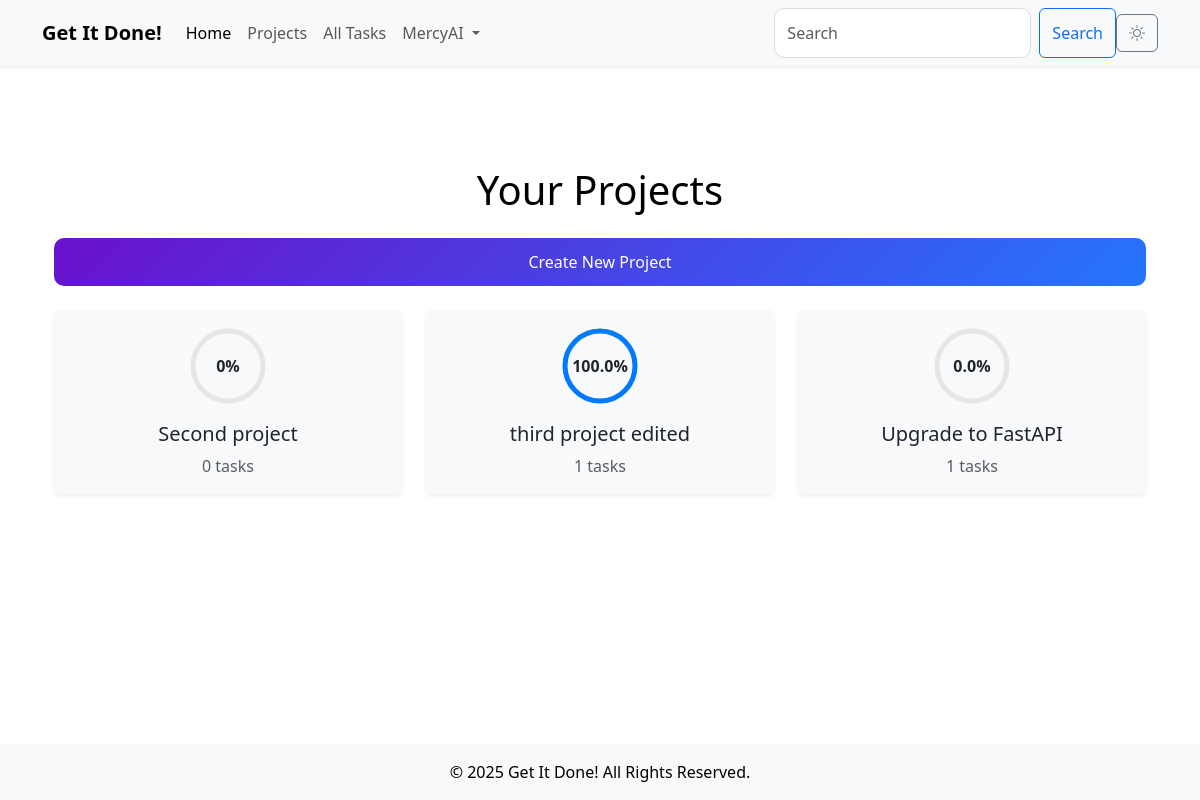
The page /projects (signed in) on the database its author committed.
### models.py (models this page shows, shortened)
class User(db.Model, UserMixin):
    id = db.Column(db.Integer, primary_key=True)
    username = db.Column(db.String(80), unique=True, nullable=False)
    email = db.Column(db.String(120), unique=True, nullable=False, index=True)
    password = db.Column(db.String(200), nullable=False)
    created_at = db.Column(db.DateTime, default=db.func.current_timestamp())
    updated_at = db.Column(db.DateTime, default=db.func.current_timestamp(), onupdate=db.func.current_timestamp())
    tasks = db.relationship('Task', backref='user', lazy='select')

class Project(db.Model):
    id = db.Column(db.Integer, primary_key=True)
    name = db.Column(db.String(200), nullable=False, unique=True)
    description = db.Column(db.Text, nullable=True)
    deadline = db.Column(db.DateTime, nullable=True)
    created_at = db.Column(db.DateTime, default=db.func.current_timestamp())
    updated_at = db.Column(db.DateTime, default=db.func.current_timestamp(), onupdate=db.func.current_timestamp())
    owner_id = db.Column(db.Integer, db.ForeignKey('user.id'), nullable=False, index=True)  # Project owner
    owner = db.relationship('User', backref='projects')  # Link to the User model
    tasks = db.relationship('Task', backref='project', lazy='select')  # Link to the Task model

### main.py (the view)
@app.route('/projects', methods=['GET'])
@login_required
def projects():
    projects = Project.query.filter_by(owner_id=current_user.id).all()
    for project in projects:
        project.tasks = Task.query.filter_by(project_id=project.id).all()
    serialized_projects = [serialize_project(project) for project in projects]
    return render_template(
        'projects.html',
        projects=projects,
        serialized_projects=serialized_projects,
        form=BaseForm(),
        TaskStatus=TaskStatus
    )

### main.py
class BaseForm(FlaskForm):
    pass    #Create an instance of the form class in every route that requires CSRF protection ie form = BaseForm()

### main.py (called while the page is built)
@login_manager.user_loader
def load_user(user_id):
    return User.query.get(int(user_id))

def serialize_project(project):
    return {
        "id": project.id,
        "name": project.name,
        "tasks": [
            {
                "id": task.id,
                "title": task.title,
                "status": task.status.value,
                "due_date": task.due_date.strftime('%Y-%m-%d') if task.due_date else None
            }
            for task in project.tasks
        ]
    }

### templates/projects.html (shortened to what this page needs)
{% extends 'base.html' %}
{% block content %}
<div class="container mt-5">
    <h1 class="text-center mb-4">Your Projects</h1>
    <div class="text-end mb-4">
        <a href="{{ url_for('add_project') }}" class="btn btn-primary">Create New Project</a>
    </div>
    {% if projects|length > 0 %}
    <div class="row g-4">
        {% for project in projects %}
        <div class="col-md-4">
            <div class="card shadow-sm border-0 project-card" onclick="openProjectDetails({{ project.id }})">
                <div class="card-body text-center">
                    <div class="progress-ring mb-3">
                        {% set completed_tasks = project.tasks|selectattr('status', 'equalto', TaskStatus.Done)|list %}
                        {% set total_tasks = project.tasks|length %}
                        {% set progress = (completed_tasks|length / total_tasks * 100) if total_tasks > 0 else 0 %}
                        <svg class="progress-ring-svg" width="80" height="80">
                            <circle class="progress-ring-bg" cx="40" cy="40" r="35"></circle>
                            <circle class="progress-ring-fg" cx="40" cy="40" r="35" style="stroke-dasharray: 220; stroke-dashoffset: {{ 220 - (progress / 100 * 220) }};"></circle>
                        </svg>
                        <div class="progress-ring-text">{{ progress|round(0) }}%</div>
                    </div>
                    <h5 class="card-title">{{ project.name }}</h5>
                    <p class="card-text text-muted">{{ total_tasks }} tasks</p>
                </div>
            </div>
        </div>
        {% endfor %}
    </div>
    {% else %}
    <div class="alert alert-info text-center" role="alert">
        No projects available. Start by creating a new project!
    </div>
    {% endif %}
</div>
{% endblock %}

### templates/base.html (shortened to what this page needs)
<!DOCTYPE html>
<html lang="en">
<head>
    <link href="https://cdn.jsdelivr.net/npm/bootstrap@5.3.0/dist/css/bootstrap.min.css" rel="stylesheet">
    <link rel="stylesheet" href="{{ url_for('static', filename='css/style.css') }}">
    <link rel="stylesheet" href="https://cdnjs.cloudflare.com/ajax/libs/font-awesome/6.0.0-beta3/css/all.min.css">
    <link rel="stylesheet" href="https://cdn.jsdelivr.net/npm/bootstrap-icons@1.5.0/font/bootstrap-icons.css">
</head>
<body class="d-flex flex-column min-vh-100">
    <nav class="navbar navbar-expand-lg navbar-light bg-light fixed-top shadow-sm">
        <div class="container">
            <a class="navbar-brand fw-bold" href="{{ url_for('index') }}">Get It Done!</a>
            <div class="collapse navbar-collapse" id="navbarNav">
                <ul class="navbar-nav me-auto">
                    <li class="nav-item">
                        <a class="nav-link active" href="{{ url_for('index') }}">Home</a>
                    </li>
                    <li class="nav-item">
                        <a class="nav-link" href="{{ url_for('projects') }}">Projects</a>
                    </li>
                    <li class="nav-item">
                        <a class="nav-link" href="{{ url_for('tasks') }}">All Tasks</a>
                    </li>
                    {% if current_user.is_authenticated %}
                    <li class="nav-item dropdown">
                        <a class="nav-link dropdown-toggle" href="#" id="userDropdown" role="button" data-bs-toggle="dropdown" aria-expanded="false">
                            {{ current_user.username }}
                        </a>
                    </li>
                    {% endif %}
                </ul>
                <form class="d-flex ms-auto">
                    <input class="form-control me-2" type="search" placeholder="Search" aria-label="Search">
                    <button class="btn btn-outline-primary" type="submit">Search</button>
                </form>
            </div>
            <button id="theme-toggle" class="btn btn-outline-secondary">
                <i id="theme-icon" class="bi bi-sun"></i>
            </button>
        </div>
    </nav>
    <main class="container my-5 flex-grow-1">
        {% block content %}{% endblock %}
    </main>
    <footer class="bg-light text-center py-3 mt-auto">
        <p class="mb-0">© 2025 Get It Done! All Rights Reserved.</p>
    </footer>
</body>
</html>

### static/css/style.css (style rules this page uses)
body { background-color: #ffffff; color: #000000; padding-top: 70px; transition: background-color 0.3s, color 0.3s; }
.card { background-color: #f8f9fa; transition: background-color 0.3s, color 0.3s; }
.btn { transition: background-color 0.3s, color 0.3s; }
.form-control { border-radius: 10px; padding: 0.75rem; font-size: 1rem; border: 1px solid #ddd; }
.btn-primary { background: linear-gradient(135deg, #6a11cb, #2575fc); border: none; padding: 0.75rem; font-size: 1rem; border-radius: 10px; width: 100%; transition: all 0.3s ease; }
.btn-primary { background: linear-gradient(135deg, #6a11cb, #2575fc); border: none; color: #fff; padding: 0.75rem; font-size: 1rem; border-radius: 10px; transition: all 0.3s ease; }
.btn-primary { background: linear-gradient(135deg, #6a11cb, #2575fc); border: none; transition: all 0.3s ease; }
.progress-ring { position: relative; width: 80px; height: 80px; margin: 0 auto; }
.progress-ring-svg { transform: rotate(-90deg); }
.progress-ring-text { position: absolute; top: 50%; left: 50%; transform: translate(-50%, -50%); font-size: 16px; font-weight: bold; }

### rows shown on the page
User: username "MercyAI"
Project: progress "0", name "Second project", total_tasks "0"
Project: progress "100.0", name "third project edited", owner "1"
Project: progress "0.0", name "Upgrade to FastAPI", owner "1"
